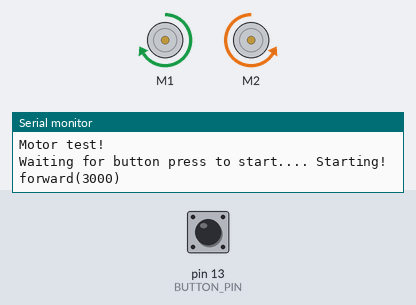
Bench run of a sketch on a simulated Arduino Uno, built with avr-gcc and run on an emulated ATmega328P. On the bench: 2 × DC motor (green arrow = forward, orange = backward, longer = faster), the last lines printed to the serial monitor. The test bench sets the inputs (shaded band); at power-on: pin 13 (BUTTON_PIN) LOW.

Above: at 1.5 s.
At 3.5 s:
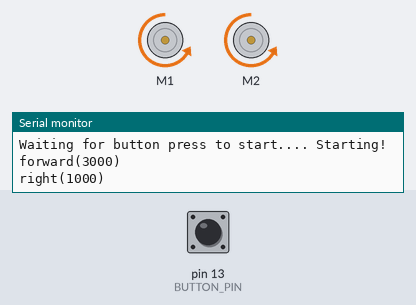
At 7.5 s:
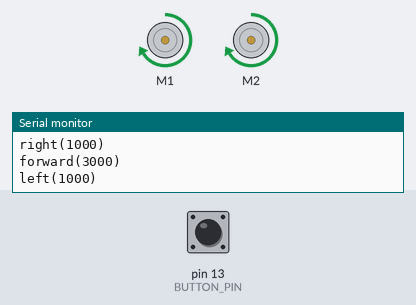
Timing chart, 0 to 10.4 s (numbered marks = the images above):
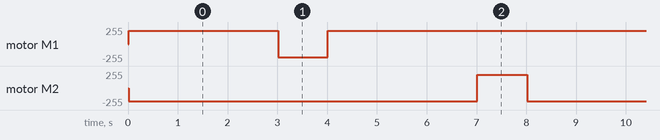

Measured:
- by itself, motor M1: repeats every 8.0 s: backward 200/255 1.0 s, forward 200/255 7.0 s
- by itself, motor M2: alternates forward 200/255 for 1.0 s and backward 200/255 for 7.0 s

The sketch:

TriTank.ino
```cpp
#include <AFMotor.h>

#define MOTOR1       1
#define MOTOR2       2
#define BUTTON_PIN  13

AF_DCMotor motor1(MOTOR1);
AF_DCMotor motor2(MOTOR2);


void forward(int time_ms) {
  Serial.print("forward(");
  Serial.print(time_ms);
  Serial.println(")");

  motor1.run(FORWARD);
  motor2.run(BACKWARD);
  delay(time_ms);
  motor1.run(RELEASE);
  motor2.run(RELEASE);
}

void backward(int time_ms) {
  Serial.print("backward(");
  Serial.print(time_ms);
  Serial.println(")");

  motor1.run(BACKWARD);
  motor2.run(FORWARD);
  delay(time_ms);
  motor1.run(RELEASE);
  motor2.run(RELEASE);
}

void left(int time_ms) {
  Serial.print("left(");
  Serial.print(time_ms);
  Serial.println(")");

  motor1.run(FORWARD);
  motor2.run(FORWARD);
  delay(time_ms);
  motor1.run(RELEASE);
  motor2.run(RELEASE);
}

void right(int time_ms) {
  Serial.print("right(");
  Serial.print(time_ms);
  Serial.println(")");

  motor1.run(BACKWARD);
  motor2.run(BACKWARD);
  delay(time_ms);
  motor1.run(RELEASE);
  motor2.run(RELEASE);
}

void setup() {
  Serial.begin(9600);
  Serial.println("Motor test!");

  // Turn on motors
  motor1.setSpeed(200);
  motor2.setSpeed(200);
  motor1.run(RELEASE);
  motor2.run(RELEASE);
}

bool started = false;

void loop() {
  // Don't start until the button is pressed
  if(not started) {
    Serial.print("Waiting for button press to start.... ");
    while(digitalRead(BUTTON_PIN) == HIGH) {
      delay(400);
    }
    Serial.println("Starting!");
    started = true;
  }

  forward(3000);
  right(1000);
  forward(3000);
  left(1000);
}
```
